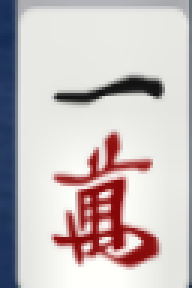
#> input picture assets/templates/1m/1759323376437.png, 64 x 96 px (shown 3 times larger)
$ python -i tilers.py   (imports and definitions only)
#> lines starting #> are read from the running program, lines starting #| are printed output that depends on the picture; after the words box and inside, x2 and y2 are one past the last pixel; in counts of white or black regions, pixels touching at a corner belong together
from __future__ import annotations
from typing import List, Tuple, Dict, Optional
import numpy as np
import cv2

Rect = Tuple[int,int,int,int]
Crop = np.ndarray

# ---- helpers ----
# [20 lines left out: functions _safe_crop, _uniform_slots, not called in this run]

def _proj_gaps(gray: np.ndarray, axis: int = 1) -> List[int]:
    """Simple gap detection by vertical projection minima; returns cut x-positions."""
    # binarize
    blur = cv2.GaussianBlur(gray, (3,3), 0)
    _, bw = cv2.threshold(blur, 0, 255, cv2.THRESH_BINARY+cv2.THRESH_OTSU)
    proj = (255 - bw).sum(axis=0 if axis==1 else 1)  # ink along columns
    proj = cv2.normalize(proj.astype(np.float32), None, 0, 1, cv2.NORM_MINMAX)
    # find valleys
    minima = []
    win = max(3, gray.shape[1]//40)
    for x in range(1, len(proj)-1):
        if proj[x] < proj[x-1] and proj[x] < proj[x+1]:
            # non-maximum suppression window
            left = max(0, x - win); right = min(len(proj)-1, x + win)
            if proj[x] == proj[left:right+1].min():
                minima.append(x)
    return minima

# ---- tilers ----
# [47 lines left out: functions tile_hand_self, tile_discards, tile_melds, not called in this run]

>>> import cv2
>>> picture = cv2.imread('../../../assets/templates/1m/1759323376437.png', cv2.IMREAD_GRAYSCALE)
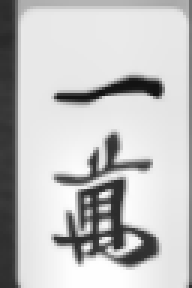
#> picture: shape (96, 64) (shown 3 times larger); min 19, max 254, mean 193.7
>>> result = _proj_gaps(picture)
#> in _proj_gaps, `blur = cv2.GaussianBlur(gray, (3,3), 0)`:
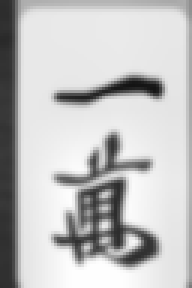
#> blur: shape (96, 64) (shown 3 times larger); min 20, max 254, mean 194.1
#> in _proj_gaps, `_, bw = cv2.threshold(blur, 0, 255, cv2.THRESH_BINARY+cv2.THRESH_OTSU)`:
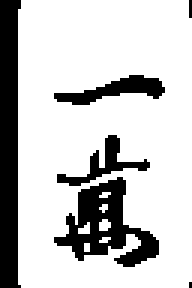
#> bw: shape (96, 64) (shown 3 times larger); 77.8% white; 6 black regions (2 under 20 px), largest, box (x1, y1, x2, y2) and area: (0, 0, 7, 96) 580, (18, 59, 53, 89) 464, (18, 25, 55, 35) 168, (19, 45, 50, 62) 143
#> in _proj_gaps, `proj = (255 - bw).sum(axis=0 if axis==1 else 1)`: proj = 64 values, max 24480 at index 0, min 0 at index 7, mean 5430.7
#> in _proj_gaps, `proj = cv2.normalize(proj.astype(np.float32), None, 0, 1, cv2.NORM_MIN..`: proj = 64 values, max 1 at index 0, min 0 at index 7, mean 0.222
#> the loop in _proj_gaps, `for x in range(1, len(proj)-1):` made 62 passes
#> (left, right) on passes 25, 34: (22, 28), (31, 37)
#> after the loop in _proj_gaps, `for x in range(1, len(proj)-1):`: minima = [34]
#> result = [34]

$ run again, on assets/templates/1m/1759326055561.png
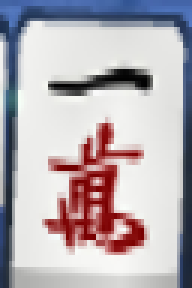
#> input picture assets/templates/1m/1759326055561.png, 64 x 96 px (shown 3 times larger)
#> in _proj_gaps, `blur = cv2.GaussianBlur(gray, (3,3), 0)`:
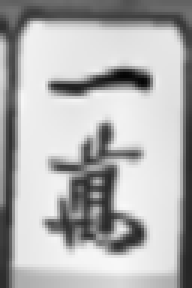
#> blur: shape (96, 64) (shown 3 times larger); min 5, max 248, mean 177.2
#> in _proj_gaps, `_, bw = cv2.threshold(blur, 0, 255, cv2.THRESH_BINARY+cv2.THRESH_OTSU)`:
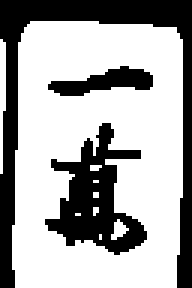
#> bw: shape (96, 64) (shown 3 times larger); 66.1% white; 3 black regions, box (x1, y1, x2, y2) and area: (0, 0, 64, 96) 1219, (15, 41, 49, 85) 674, (16, 22, 51, 32) 188
#> in _proj_gaps, `proj = (255 - bw).sum(axis=0 if axis==1 else 1)`: proj = 64 values, max 24480 at index 2, min 1785 at index 10, mean 8291.5
#> in _proj_gaps, `proj = cv2.normalize(proj.astype(np.float32), None, 0, 1, cv2.NORM_MIN..`: proj = 64 values, max 1 at index 2, min -1.65e-09 at index 10, mean 0.287
#> the loop in _proj_gaps, `for x in range(1, len(proj)-1):` made 62 passes
#> (left, right) on passes 31, 39: (28, 34), (36, 42)
#> after the loop in _proj_gaps, `for x in range(1, len(proj)-1):`: minima = [31, 39]

$ run again, on assets/templates/1m/1759327937100.png
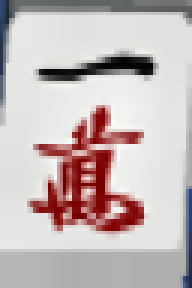
#> input picture assets/templates/1m/1759327937100.png, 64 x 96 px (shown 3 times larger)
#> in _proj_gaps, `blur = cv2.GaussianBlur(gray, (3,3), 0)`:
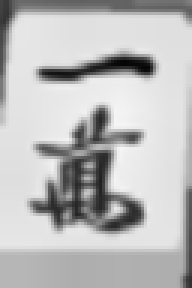
#> blur: shape (96, 64) (shown 3 times larger); min 5, max 246, mean 187.3
#> in _proj_gaps, `_, bw = cv2.threshold(blur, 0, 255, cv2.THRESH_BINARY+cv2.THRESH_OTSU)`:
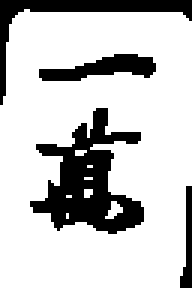
#> bw: shape (96, 64) (shown 3 times larger); 77.9% white; 4 black regions, box (x1, y1, x2, y2) and area: (10, 36, 48, 78) 744, (0, 0, 64, 35) 336, (13, 18, 52, 27) 197, (60, 62, 64, 96) 79
#> in _proj_gaps, `proj = (255 - bw).sum(axis=0 if axis==1 else 1)`: proj = 64 values, max 12495 at index 34, min 765 at index 8, mean 5402.8
#> in _proj_gaps, `proj = cv2.normalize(proj.astype(np.float32), None, 0, 1, cv2.NORM_MIN..`: proj = 64 values, max 1 at index 34, min 1.6e-09 at index 8, mean 0.395
#> the loop in _proj_gaps, `for x in range(1, len(proj)-1):` made 62 passes
#> after the loop in _proj_gaps, `for x in range(1, len(proj)-1):`: minima = [29, 38]

$ run again, on assets/templates/1m/1759328193706.png
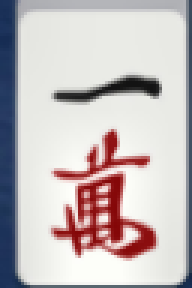
#> input picture assets/templates/1m/1759328193706.png, 64 x 96 px (shown 3 times larger)
#> in _proj_gaps, `blur = cv2.GaussianBlur(gray, (3,3), 0)`:
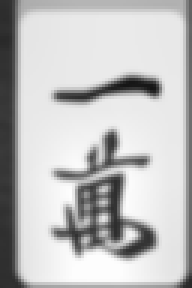
#> blur: shape (96, 64) (shown 3 times larger); min 21, max 253, mean 192.1
#> in _proj_gaps, `_, bw = cv2.threshold(blur, 0, 255, cv2.THRESH_BINARY+cv2.THRESH_OTSU)`:
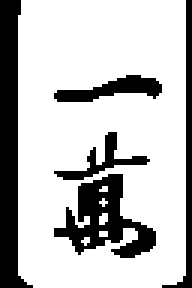
#> bw: shape (96, 64) (shown 3 times larger); 75.2% white; 5 black regions, box (x1, y1, x2, y2) and area: (0, 0, 11, 96) 592, (18, 58, 52, 86) 436, (54, 0, 64, 96) 205, (18, 25, 54, 34) 165, (18, 44, 50, 60) 128
#> in _proj_gaps, `proj = (255 - bw).sum(axis=0 if axis==1 else 1)`: proj = 64 values, max 24480 at index 0, min 0 at index 11, mean 6080.2
#> in _proj_gaps, `proj = cv2.normalize(proj.astype(np.float32), None, 0, 1, cv2.NORM_MIN..`: proj = 64 values, max 1 at index 0, min 0 at index 11, mean 0.248
#> the loop in _proj_gaps, `for x in range(1, len(proj)-1):` made 62 passes
#> after the loop in _proj_gaps, `for x in range(1, len(proj)-1):`: minima = [25, 34, 41]
